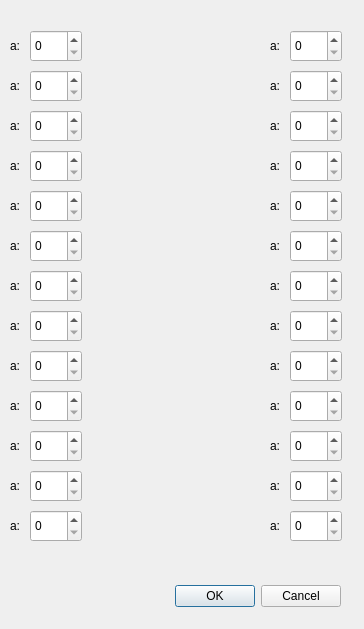
<?xml version="1.0" encoding="UTF-8"?>
<ui version="4.0">
 <class>Dialog</class>
 <widget class="QDialog" name="Dialog">
  <property name="geometry">
   <rect>
    <x>0</x>
    <y>0</y>
    <width>364</width>
    <height>629</height>
   </rect>
  </property>
  <property name="windowTitle">
   <string>Dialog</string>
  </property>
  <widget class="QDialogButtonBox" name="buttonBox">
   <property name="geometry">
    <rect>
     <x>0</x>
     <y>580</y>
     <width>341</width>
     <height>32</height>
    </rect>
   </property>
   <property name="orientation">
    <enum>Qt::Orientation::Horizontal</enum>
   </property>
   <property name="standardButtons">
    <set>QDialogButtonBox::StandardButton::Cancel|QDialogButtonBox::StandardButton::Ok</set>
   </property>
  </widget>
  <widget class="QSpinBox" name="spinBox">
   <property name="geometry">
    <rect>
     <x>30</x>
     <y>30</y>
     <width>52</width>
     <height>32</height>
    </rect>
   </property>
  </widget>
  <widget class="QLabel" name="label">
   <property name="geometry">
    <rect>
     <x>10</x>
     <y>30</y>
     <width>16</width>
     <height>31</height>
    </rect>
   </property>
   <property name="text">
    <string>a:</string>
   </property>
  </widget>
  <widget class="QSpinBox" name="spinBox_2">
   <property name="geometry">
    <rect>
     <x>30</x>
     <y>70</y>
     <width>52</width>
     <height>32</height>
    </rect>
   </property>
  </widget>
  <widget class="QLabel" name="label_2">
   <property name="geometry">
    <rect>
     <x>10</x>
     <y>70</y>
     <width>16</width>
     <height>31</height>
    </rect>
   </property>
   <property name="text">
    <string>a:</string>
   </property>
  </widget>
  <widget class="QSpinBox" name="spinBox_3">
   <property name="geometry">
    <rect>
     <x>30</x>
     <y>110</y>
     <width>52</width>
     <height>32</height>
    </rect>
   </property>
  </widget>
  <widget class="QLabel" name="label_3">
   <property name="geometry">
    <rect>
     <x>10</x>
     <y>110</y>
     <width>16</width>
     <height>31</height>
    </rect>
   </property>
   <property name="text">
    <string>a:</string>
   </property>
  </widget>
  <widget class="QSpinBox" name="spinBox_4">
   <property name="geometry">
    <rect>
     <x>30</x>
     <y>150</y>
     <width>52</width>
     <height>32</height>
    </rect>
   </property>
  </widget>
  <widget class="QLabel" name="label_4">
   <property name="geometry">
    <rect>
     <x>10</x>
     <y>150</y>
     <width>16</width>
     <height>31</height>
    </rect>
   </property>
   <property name="text">
    <string>a:</string>
   </property>
  </widget>
  <widget class="QSpinBox" name="spinBox_5">
   <property name="geometry">
    <rect>
     <x>30</x>
     <y>190</y>
     <width>52</width>
     <height>32</height>
    </rect>
   </property>
  </widget>
  <widget class="QLabel" name="label_5">
   <property name="geometry">
    <rect>
     <x>10</x>
     <y>190</y>
     <width>16</width>
     <height>31</height>
    </rect>
   </property>
   <property name="text">
    <string>a:</string>
   </property>
  </widget>
  <widget class="QSpinBox" name="spinBox_6">
   <property name="geometry">
    <rect>
     <x>30</x>
     <y>230</y>
     <width>52</width>
     <height>32</height>
    </rect>
   </property>
  </widget>
  <widget class="QLabel" name="label_6">
   <property name="geometry">
    <rect>
     <x>10</x>
     <y>230</y>
     <width>16</width>
     <height>31</height>
    </rect>
   </property>
   <property name="text">
    <string>a:</string>
   </property>
  </widget>
  <widget class="QSpinBox" name="spinBox_7">
   <property name="geometry">
    <rect>
     <x>30</x>
     <y>270</y>
     <width>52</width>
     <height>32</height>
    </rect>
   </property>
  </widget>
  <widget class="QLabel" name="label_7">
   <property name="geometry">
    <rect>
     <x>10</x>
     <y>270</y>
     <width>16</width>
     <height>31</height>
    </rect>
   </property>
   <property name="text">
    <string>a:</string>
   </property>
  </widget>
  <widget class="QSpinBox" name="spinBox_8">
   <property name="geometry">
    <rect>
     <x>30</x>
     <y>310</y>
     <width>52</width>
     <height>32</height>
    </rect>
   </property>
  </widget>
  <widget class="QLabel" name="label_8">
   <property name="geometry">
    <rect>
     <x>10</x>
     <y>310</y>
     <width>16</width>
     <height>31</height>
    </rect>
   </property>
   <property name="text">
    <string>a:</string>
   </property>
  </widget>
  <widget class="QSpinBox" name="spinBox_9">
   <property name="geometry">
    <rect>
     <x>30</x>
     <y>350</y>
     <width>52</width>
     <height>32</height>
    </rect>
   </property>
  </widget>
  <widget class="QLabel" name="label_9">
   <property name="geometry">
    <rect>
     <x>10</x>
     <y>350</y>
     <width>16</width>
     <height>31</height>
    </rect>
   </property>
   <property name="text">
    <string>a:</string>
   </property>
  </widget>
  <widget class="QSpinBox" name="spinBox_10">
   <property name="geometry">
    <rect>
     <x>30</x>
     <y>390</y>
     <width>52</width>
     <height>32</height>
    </rect>
   </property>
  </widget>
  <widget class="QLabel" name="label_10">
   <property name="geometry">
    <rect>
     <x>10</x>
     <y>390</y>
     <width>16</width>
     <height>31</height>
    </rect>
   </property>
   <property name="text">
    <string>a:</string>
   </property>
  </widget>
  <widget class="QSpinBox" name="spinBox_11">
   <property name="geometry">
    <rect>
     <x>30</x>
     <y>430</y>
     <width>52</width>
     <height>32</height>
    </rect>
   </property>
  </widget>
  <widget class="QLabel" name="label_11">
   <property name="geometry">
    <rect>
     <x>10</x>
     <y>430</y>
     <width>16</width>
     <height>31</height>
    </rect>
   </property>
   <property name="text">
    <string>a:</string>
   </property>
  </widget>
  <widget class="QSpinBox" name="spinBox_12">
   <property name="geometry">
    <rect>
     <x>30</x>
     <y>470</y>
     <width>52</width>
     <height>32</height>
    </rect>
   </property>
  </widget>
  <widget class="QLabel" name="label_12">
   <property name="geometry">
    <rect>
     <x>10</x>
     <y>470</y>
     <width>16</width>
     <height>31</height>
    </rect>
   </property>
   <property name="text">
    <string>a:</string>
   </property>
  </widget>
  <widget class="QSpinBox" name="spinBox_13">
   <property name="geometry">
    <rect>
     <x>30</x>
     <y>510</y>
     <width>52</width>
     <height>32</height>
    </rect>
   </property>
  </widget>
  <widget class="QLabel" name="label_13">
   <property name="geometry">
    <rect>
     <x>10</x>
     <y>510</y>
     <width>16</width>
     <height>31</height>
    </rect>
   </property>
   <property name="text">
    <string>a:</string>
   </property>
  </widget>
  <widget class="QLabel" name="label_14">
   <property name="geometry">
    <rect>
     <x>270</x>
     <y>110</y>
     <width>16</width>
     <height>31</height>
    </rect>
   </property>
   <property name="text">
    <string>a:</string>
   </property>
  </widget>
  <widget class="QSpinBox" name="spinBox_14">
   <property name="geometry">
    <rect>
     <x>290</x>
     <y>190</y>
     <width>52</width>
     <height>32</height>
    </rect>
   </property>
  </widget>
  <widget class="QSpinBox" name="spinBox_15">
   <property name="geometry">
    <rect>
     <x>290</x>
     <y>390</y>
     <width>52</width>
     <height>32</height>
    </rect>
   </property>
  </widget>
  <widget class="QSpinBox" name="spinBox_16">
   <property name="geometry">
    <rect>
     <x>290</x>
     <y>310</y>
     <width>52</width>
     <height>32</height>
    </rect>
   </property>
  </widget>
  <widget class="QSpinBox" name="spinBox_17">
   <property name="geometry">
    <rect>
     <x>290</x>
     <y>510</y>
     <width>52</width>
     <height>32</height>
    </rect>
   </property>
  </widget>
  <widget class="QLabel" name="label_15">
   <property name="geometry">
    <rect>
     <x>270</x>
     <y>150</y>
     <width>16</width>
     <height>31</height>
    </rect>
   </property>
   <property name="text">
    <string>a:</string>
   </property>
  </widget>
  <widget class="QLabel" name="label_16">
   <property name="geometry">
    <rect>
     <x>270</x>
     <y>190</y>
     <width>16</width>
     <height>31</height>
    </rect>
   </property>
   <property name="text">
    <string>a:</string>
   </property>
  </widget>
  <widget class="QSpinBox" name="spinBox_18">
   <property name="geometry">
    <rect>
     <x>290</x>
     <y>230</y>
     <width>52</width>
     <height>32</height>
    </rect>
   </property>
  </widget>
  <widget class="QSpinBox" name="spinBox_19">
   <property name="geometry">
    <rect>
     <x>290</x>
     <y>350</y>
     <width>52</width>
     <height>32</height>
    </rect>
   </property>
  </widget>
  <widget class="QLabel" name="label_17">
   <property name="geometry">
    <rect>
     <x>270</x>
     <y>70</y>
     <width>16</width>
     <height>31</height>
    </rect>
   </property>
   <property name="text">
    <string>a:</string>
   </property>
  </widget>
  <widget class="QLabel" name="label_18">
   <property name="geometry">
    <rect>
     <x>270</x>
     <y>390</y>
     <width>16</width>
     <height>31</height>
    </rect>
   </property>
   <property name="text">
    <string>a:</string>
   </property>
  </widget>
  <widget class="QLabel" name="label_19">
   <property name="geometry">
    <rect>
     <x>270</x>
     <y>270</y>
     <width>16</width>
     <height>31</height>
    </rect>
   </property>
   <property name="text">
    <string>a:</string>
   </property>
  </widget>
  <widget class="QLabel" name="label_20">
   <property name="geometry">
    <rect>
     <x>270</x>
     <y>230</y>
     <width>16</width>
     <height>31</height>
    </rect>
   </property>
   <property name="text">
    <string>a:</string>
   </property>
  </widget>
  <widget class="QSpinBox" name="spinBox_20">
   <property name="geometry">
    <rect>
     <x>290</x>
     <y>110</y>
     <width>52</width>
     <height>32</height>
    </rect>
   </property>
  </widget>
  <widget class="QSpinBox" name="spinBox_21">
   <property name="geometry">
    <rect>
     <x>290</x>
     <y>470</y>
     <width>52</width>
     <height>32</height>
    </rect>
   </property>
  </widget>
  <widget class="QLabel" name="label_21">
   <property name="geometry">
    <rect>
     <x>270</x>
     <y>350</y>
     <width>16</width>
     <height>31</height>
    </rect>
   </property>
   <property name="text">
    <string>a:</string>
   </property>
  </widget>
  <widget class="QSpinBox" name="spinBox_22">
   <property name="geometry">
    <rect>
     <x>290</x>
     <y>270</y>
     <width>52</width>
     <height>32</height>
    </rect>
   </property>
  </widget>
  <widget class="QSpinBox" name="spinBox_23">
   <property name="geometry">
    <rect>
     <x>290</x>
     <y>30</y>
     <width>52</width>
     <height>32</height>
    </rect>
   </property>
  </widget>
  <widget class="QSpinBox" name="spinBox_24">
   <property name="geometry">
    <rect>
     <x>290</x>
     <y>150</y>
     <width>52</width>
     <height>32</height>
    </rect>
   </property>
  </widget>
  <widget class="QLabel" name="label_22">
   <property name="geometry">
    <rect>
     <x>270</x>
     <y>30</y>
     <width>16</width>
     <height>31</height>
    </rect>
   </property>
   <property name="text">
    <string>a:</string>
   </property>
  </widget>
  <widget class="QSpinBox" name="spinBox_25">
   <property name="geometry">
    <rect>
     <x>290</x>
     <y>430</y>
     <width>52</width>
     <height>32</height>
    </rect>
   </property>
  </widget>
  <widget class="QSpinBox" name="spinBox_26">
   <property name="geometry">
    <rect>
     <x>290</x>
     <y>70</y>
     <width>52</width>
     <height>32</height>
    </rect>
   </property>
  </widget>
  <widget class="QLabel" name="label_23">
   <property name="geometry">
    <rect>
     <x>270</x>
     <y>310</y>
     <width>16</width>
     <height>31</height>
    </rect>
   </property>
   <property name="text">
    <string>a:</string>
   </property>
  </widget>
  <widget class="QLabel" name="label_24">
   <property name="geometry">
    <rect>
     <x>270</x>
     <y>510</y>
     <width>16</width>
     <height>31</height>
    </rect>
   </property>
   <property name="text">
    <string>a:</string>
   </property>
  </widget>
  <widget class="QLabel" name="label_25">
   <property name="geometry">
    <rect>
     <x>270</x>
     <y>430</y>
     <width>16</width>
     <height>31</height>
    </rect>
   </property>
   <property name="text">
    <string>a:</string>
   </property>
  </widget>
  <widget class="QLabel" name="label_26">
   <property name="geometry">
    <rect>
     <x>270</x>
     <y>470</y>
     <width>16</width>
     <height>31</height>
    </rect>
   </property>
   <property name="text">
    <string>a:</string>
   </property>
  </widget>
 </widget>
 <resources/>
 <connections>
  <connection>
   <sender>buttonBox</sender>
   <signal>accepted()</signal>
   <receiver>Dialog</receiver>
   <slot>accept()</slot>
   <hints>
    <hint type="sourcelabel">
     <x>248</x>
     <y>254</y>
    </hint>
    <hint type="destinationlabel">
     <x>157</x>
     <y>274</y>
    </hint>
   </hints>
  </connection>
  <connection>
   <sender>buttonBox</sender>
   <signal>rejected()</signal>
   <receiver>Dialog</receiver>
   <slot>reject()</slot>
   <hints>
    <hint type="sourcelabel">
     <x>316</x>
     <y>260</y>
    </hint>
    <hint type="destinationlabel">
     <x>286</x>
     <y>274</y>
    </hint>
   </hints>
  </connection>
 </connections>
</ui>
